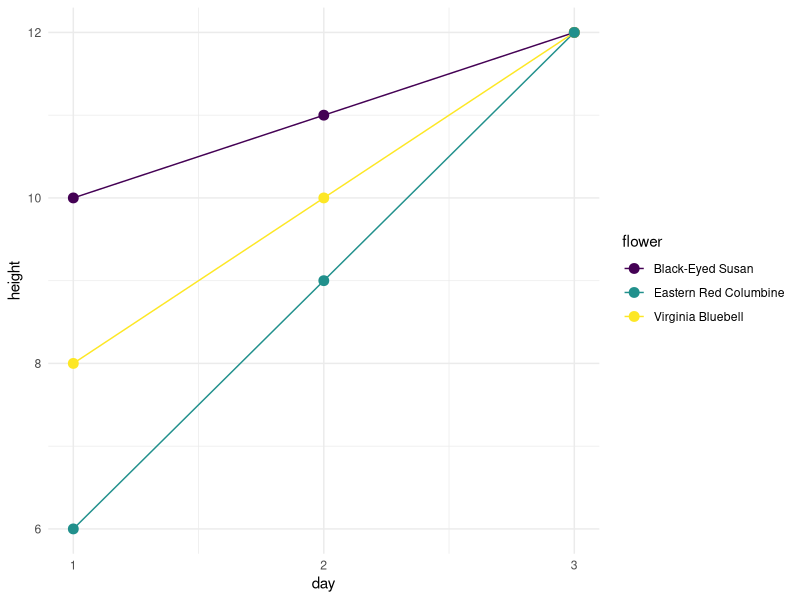

Here is the R script that generated this plot: (Note: this script raises an error after producing the figure.)
## ---- chunk 1
#| echo: false

library(tidyverse)
library(ggrepel)
library(sf)
theme_set(theme_minimal())
## ---- chunk 2
#| echo: false
traffic_violations <- tibble(
  violation = c("Speeding", "Illegal parking", "Running red light"),
  occurred = ymd_hms(c(
    "2024-01-01 08:30:00",
    "2024-01-02 14:45:00",
    "2024-01-03 17:20:00"
  )),
  location = st_sfc(
    st_point(c(37.577544, -77.535458)),
    st_point(c(37.578414, -77.534858)),
    st_point(c(37.572642, -77.547447))
  ),
  fine = c(150.0, 75.5, 200.0),
  paid = c(TRUE, FALSE, FALSE)
)
## ---- chunk 3
traffic_violations
## ---- chunk 4
#| echo: true
traffic_violations |>
  filter(paid == FALSE) |>
  summarize(outstanding = sum(fine))
## ---- chunk 5
#| echo: false
officer_fines <- tibble(
  officer_id = c(101, 102, 101, 102, 101, 102),
  date = ymd(c(
    "2024-01-01", "2024-01-01", "2024-01-02",
    "2024-01-02", "2024-01-01", "2024-01-02"
  )),
  fine = c(100, 150, 200, 100, 300, 400),
  paid = c(TRUE, FALSE, TRUE, TRUE, FALSE, FALSE)
) |> arrange(date)
## ---- chunk 6
officer_fines
## ---- chunk 7
#| eval: true
officer_fines |>
  summarize(average_fine = mean(fine))
## ---- chunk 8
#| eval: true

officer_fines |>
  group_by(officer_id) |>
  summarize(total_fines = sum(fine)) |>
  ungroup() |>
  summarize(average_fine = mean(total_fines))
## ---- chunk 9
#| echo: true

officer_fines |>
  mutate(
    fee = if_else(paid, 0, fine / 3),
    total = fine + fee
  )
## ---- chunk 10
#| echo: false

flower <- c(
  "Black-Eyed Susan", "Virginia Bluebell", "Eastern Red Columbine"
)
height_day_1 <- c(10, 8, 6)
height_day_2 <- c(11, 10, 9)
height_day_3 <- c(12, 12, 12)

flowers <- tibble(
  flower,
  height_day_1,
  height_day_2,
  height_day_3
)
## ---- chunk 11
flowers
## ---- chunk 12
#| echo: true

flowers |>
  pivot_longer(
    cols = -flower,
    names_to = "day",
    names_prefix = "height_day_",
    names_transform = as.integer,
    values_to = "height"
  ) |>
  ggplot(aes(x = day, y = height, color = flower)) +
  geom_line() +
  geom_point(size = 3) +
  scale_color_viridis_d() +
  scale_x_continuous(breaks = 1:3)
## ---- chunk 13
#| echo: false
setlists <- tibble(
  artist = c(
    "Tracy Chapman", "Tracy Chapman", "Tracy Chapman",
    "Luke Combs", "Luke Combs", "Luke Combs"
  ),
  date = as_date(c(
    "1988-08-01", "1990-07-05", "1995-09-10",
    "2023-02-15", "2023-06-10", "2023-11-20"
  )),
  song = "Fast Car",
  set_order = c(1, 18, 18, 6, 1, 10)
) |>
  arrange(date)
## ---- chunk 14
setlists
## ---- chunk 15
#| echo: false
concert_venues <- tibble(
  artist = c(
    "Tracy Chapman", "Tracy Chapman", "Tracy Chapman",
    "Luke Combs", "Luke Combs", "Luke Combs"
  ),
  date = as_date(c(
    "1988-08-01", "1990-07-05", "1995-09-10",
    "2023-02-15", "2023-06-10", "2024-07-20"
  )),
  venue = c(
    "The Greek", "SummerStage",
    "Red Rocks", "The Greek",
    "Bridgestone Arena", "Ford Field"
  ),
  audience_size = c(6000, 15000, 9000, 6000, 19000, 45000)
)
## ---- chunk 16
concert_venues
## ---- chunk 17
#| echo: true

concert_venues |>
  inner_join(setlists, by = c("artist", "date"))
## ---- chunk 18
#| echo: true
#| fig-width: 5
#| fig-cap: "First Virginia map"

states <- read_sf("../data/state.geojson")

states |>
  filter(name == "Virginia") |>
  st_transform(crs = 4326) |>
  ggplot() +
  geom_sf()
## ---- chunk 19
#| echo: true
#| fig-width: 5
#| fig-cap: "Second Virginia map"

states |>
  filter(name == "Virginia") |>
  st_transform(crs = 5069) |>
  ggplot() +
  geom_sf()
## ---- chunk 20
#| echo: false

library(broom)

hans <- read_csv("../data/hans_roslin.csv")

hans_subset <- hans |>
  filter(year == 2007, continent == "Asia") |>
  select(country, year, gdp, life_exp)

model <- lm(life_exp ~ gdp, data = hans_subset)

hans_augmented <- model |>
  augment(newdata = hans_subset) |>
  arrange(.resid)

countries <- c(
  "Mongolia", "Iran", "Vietnam", "Afghanistan", "China", "Singapore",
  "Japan", "Korea, Rep."
)

hans_augmented |>
  ggplot(aes(gdp, life_exp)) +
  geom_point(alpha = 0.5) +
  geom_text_repel(
    aes(label = if_else(country %in% countries, country, NA)),
    size = 3
  ) +
  geom_smooth(method = "lm", se = FALSE) +
  scale_x_continuous(labels = scales::dollar_format()) +
  labs(
    x = "GDP per person",
    y = "Life expectancy",
    title = "Life expectancy by GDP in Asian countries (2007)"
  )
## ---- chunk 21
#| echo: false

destinys_child <- tibble(
  name = c("Beyoncé Knowles", "Kelly Rowland", "Michelle Williams"),
  birth_year = c(1981, 1981, 1979),
  birth_month = c(9, 2, 7),
  birth_day = c(4, 11, 23),
  birth_hour = c(3, 12, 23),
  birth_minute = c(59, 30, 1),
  birth_second = c(5, 28, 44)
) |>
  mutate(
    birth_datetime = make_datetime(
      birth_year,
      birth_month,
      birth_day,
      birth_hour,
      birth_minute,
      birth_second
    )
  ) |>
  select(name, birth_datetime)
## ---- chunk 22
destinys_child
## ---- chunk 23
#| eval: true
destinys_child |>
  mutate(
    birth_year = year(birth_datetime),
    birth_month = month(birth_datetime, label = TRUE, abbr = TRUE),
    birth_hour = hour(birth_datetime)
  ) |>
  select(name, birth_year, birth_month, birth_hour)
## ---- chunk 24
#| echo: false

# Define operating hours in New York timezone
start_datetime <- ymd_hms("2024-11-15 06:00:00", tz = "America/New_York")
end_datetime <- ymd_hms("2024-11-15 15:00:00", tz = "America/New_York")

# Create a sequence of times at 15-minute intervals
times <- seq(start_datetime, end_datetime, by = "15 mins")

# Create a dataframe
coffee <- tibble(
  start_time = times
) %>%
  mutate(
    # Extract hour and minute
    hour = hour(start_time),
    minute = minute(start_time),
    
    # Calculate decimal time for easier calculations
    decimal_time = hour + minute / 60
  ) %>%
  # Assign people based on time with gradual transitions
  mutate(
    people = case_when(
      # Early Morning: 6 AM to 8 AM - Gradual Increase from 4 to 30
      decimal_time >= 6 & decimal_time < 8 ~ round(
        4 + ((decimal_time - 6) / 2) * (30 - 4) + rnorm(n(), 0, 2)
      ),
      
      # Morning Peak: 8 AM to 10 AM - High occupancy
      decimal_time >= 8 & decimal_time < 10 ~ round(
        30 + runif(n(), 0, 10)
      ),
      
      # Late Morning: 10 AM to 12 PM - Gradual Decrease from 30 to 20
      decimal_time >= 10 & decimal_time < 12 ~ round(
        30 - ((decimal_time - 10) / 2) * (30 - 20) + rnorm(n(), 0, 2)
      ),
      
      # Noon Peak: 12 PM to 1 PM - Temporary Bump to High Occupancy
      decimal_time >= 12 & decimal_time < 13 ~ round(
        20 + runif(n(), 10, 20)
      ),
      
      # Afternoon Decline: 1 PM to 3 PM - Gradual Decrease from 40 to 10
      decimal_time >= 13 & decimal_time <= 15 ~ round(
        40 - ((decimal_time - 13) / 2) * (40 - 10) + rnorm(n(), 0, 2)
      ),
      
      # Default: Minimum Occupancy
      TRUE ~ 4
    )
  ) %>%
  # Ensure people counts are within the specified range
  mutate(
    people = pmin(pmax(people, 4), 40)
  ) %>%
  # Convert start_time to UTC for consistent storage
  mutate(
    time_utc = with_tz(start_time, "UTC")
  ) %>%
  # Select relevant columns
  select(time_utc, people)
## ---- chunk 25
coffee |> 
  slice_head(n = 3)
## ---- chunk 26
#| echo: false
coffee |>
  ggplot(aes(time_utc, people)) +
  geom_line()
